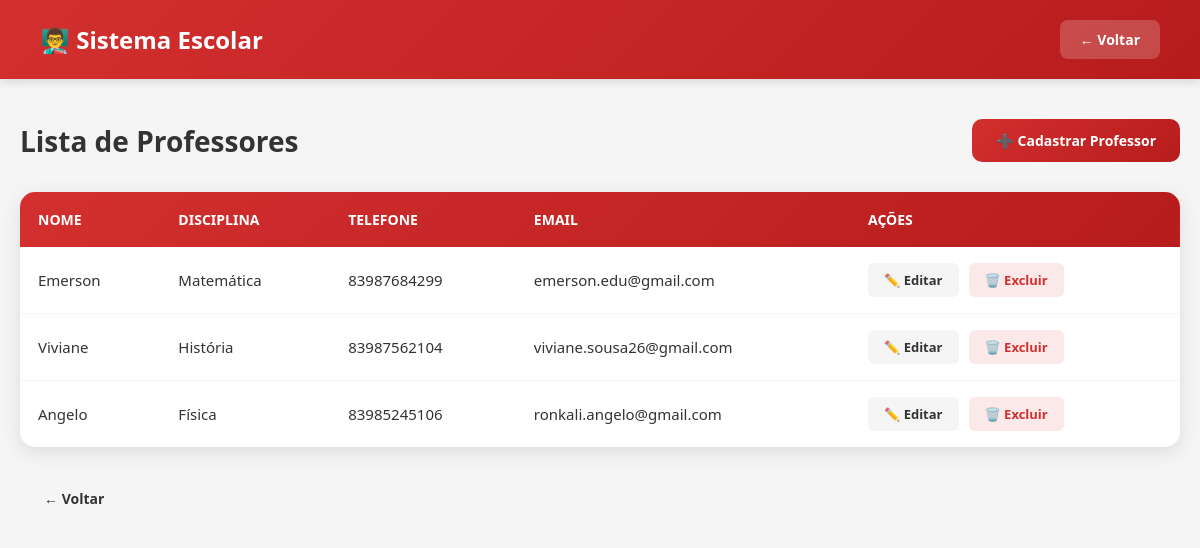
The page /professores (signed in) on the database its author committed.
### tables this page shows
CREATE TABLE professores(
    id INTEGER PRIMARY KEY AUTOINCREMENT,
    nome TEXT NOT NULL,
    disciplina TEXT NOT NULL,
    telefone TEXT,
    email TEXT
);

### app.py (the view)
@app.route("/professores")
def professores():
    if "usuario" not in session:
        return redirect("/")
    conn = sqlite3.connect("banco.db")
    cursor = conn.cursor()
    cursor.execute(
        "SELECT * FROM professores"
    )
    lista_professores = cursor.fetchall()
    conn.close()
    return render_template(
        "professores.html",
        professores=lista_professores
    )

### templates/professores.html (shortened to what this page needs)
<!DOCTYPE html>
<html lang="pt-br">
<head>
    <link rel="stylesheet" href="{{ url_for('static', filename='css/professores.css') }}">
</head>
<body>
    <header class="header">
        <h1>👨‍🏫 Sistema Escolar</h1>
        <a href="/dashboard" class="btn-voltar">← Voltar</a>
    </header>
    <div class="container">
        <div class="page-header">
            <h2>Lista de Professores</h2>
            <a href="/cadastrar_professor" class="btn-cadastrar">
                ➕ Cadastrar Professor
            </a>
        </div>
        <div class="table-container">
            <table class="data-table">
                <thead>
                    <tr>
                        <th>Nome</th>
                        <th>Disciplina</th>
                        <th>Telefone</th>
                        <th>Email</th>
                        <th>Ações</th>
                    </tr>
                </thead>
                <tbody>
                    {% for professor in professores %}
                    <tr>
                        <td>{{ professor[1] }}</td>
                        <td>{{ professor[2] }}</td>
                        <td>{{ professor[3] }}</td>
                        <td>{{ professor[4] }}</td>
                        <td>
                            <div class="action-links">
                                <a href="/editar_professor/{{ professor[0] }}" class="btn-editar">
                                    ✏️ Editar
                                </a>
                                <a href="/excluir_professor/{{ professor[0] }}" class="btn-excluir">
                                    🗑️ Excluir
                                </a>
                            </div>
                        </td>
                    </tr>
                    {% endfor %}
                </tbody>
            </table>
        </div>
        <div class="page-footer">
            <a href="/dashboard" class="btn-voltar">
                ← Voltar
            </a>
        </div>
    </div>
</body>
</html>

### static/css/professores.css (style rules this page uses)
* { margin: 0; padding: 0; box-sizing: border-box; }
:root { --vermelho: #d32f2f; --vermelho-escuro: #b71c1c; --vermelho-claro: #ff5252; --verde: #4caf50; --cinza-escuro: #333333; --cinza-medio: #666666; --cinza-claro: #f5f5f5; --branco: #ffffff; --sombra: rgba(0, 0, 0, 0.1); --sombra-forte: rgba(0, 0, 0, 0.15); }
body { font-family: 'Segoe UI', Tahoma, Geneva, Verdana, sans-serif; background-color: var(--cinza-claro); min-height: 100vh; }
.header { background: linear-gradient(135deg, var(--vermelho) 0%, var(--vermelho-escuro) 100%); color: var(--branco); padding: 20px 40px; display: flex; justify-content: space-between; align-items: center; box-shadow: 0 2px 10px var(--sombra-forte); }
.header h1 { font-size: 24px; font-weight: 600; }
.header .btn-voltar { background: rgba(255, 255, 255, 0.2); color: var(--branco); padding: 10px 20px; border-radius: 8px; text-decoration: none; font-weight: 600; transition: all 0.3s ease; }
.container { max-width: 1200px; margin: 0 auto; padding: 40px 20px; }
.page-header { display: flex; justify-content: space-between; align-items: center; margin-bottom: 30px; }
.page-header h2 { color: var(--cinza-escuro); font-size: 28px; font-weight: 600; }
.btn-cadastrar { padding: 12px 24px; background: linear-gradient(135deg, var(--vermelho) 0%, var(--vermelho-escuro) 100%); color: var(--branco); border-radius: 10px; text-decoration: none; font-weight: 600; font-size: 14px; transition: all 0.3s ease; display: inline-flex; align-items: center; gap: 8px; }
.table-container { background: var(--branco); border-radius: 15px; box-shadow: 0 5px 20px var(--sombra); overflow: hidden; }
.data-table { width: 100%; border-collapse: collapse; }
.data-table thead { background: linear-gradient(135deg, var(--vermelho) 0%, var(--vermelho-escuro) 100%); }
.data-table th { color: var(--branco); padding: 18px; text-align: left; font-size: 14px; font-weight: 600; text-transform: uppercase; }
.data-table td { padding: 16px 18px; color: var(--cinza-escuro); font-size: 15px; border-bottom: 1px solid var(--cinza-claro); }
.data-table tbody tr { transition: all 0.3s ease; }
.data-table tbody tr:last-child td { border-bottom: none; }
.action-links { display: flex; gap: 10px; }
.btn-editar { padding: 8px 16px; background: var(--cinza-claro); color: var(--cinza-escuro); border-radius: 6px; text-decoration: none; font-size: 13px; font-weight: 600; transition: all 0.3s ease; }
.btn-excluir { padding: 8px 16px; background: rgba(211, 47, 47, 0.1); color: var(--vermelho); border-radius: 6px; text-decoration: none; font-size: 13px; font-weight: 600; transition: all 0.3s ease; }
.page-footer { margin-top: 30px; }
.btn-voltar { padding: 12px 24px; background: var(--cinza-claro); color: var(--cinza-escuro); border-radius: 8px; text-decoration: none; font-weight: 600; font-size: 14px; transition: all 0.3s ease; display: inline-flex; align-items: center; gap: 8px; }

### rows shown on the page
professores: nome "Emerson", disciplina "Matemática", telefone "83987684299", email "emerson.edu@gmail.com"
professores: nome "Viviane", disciplina "História", telefone "83987562104", email "viviane.sousa26@gmail.com"
professores: nome "Angelo", disciplina "Física", telefone "83985245106", email "ronkali.angelo@gmail.com"
